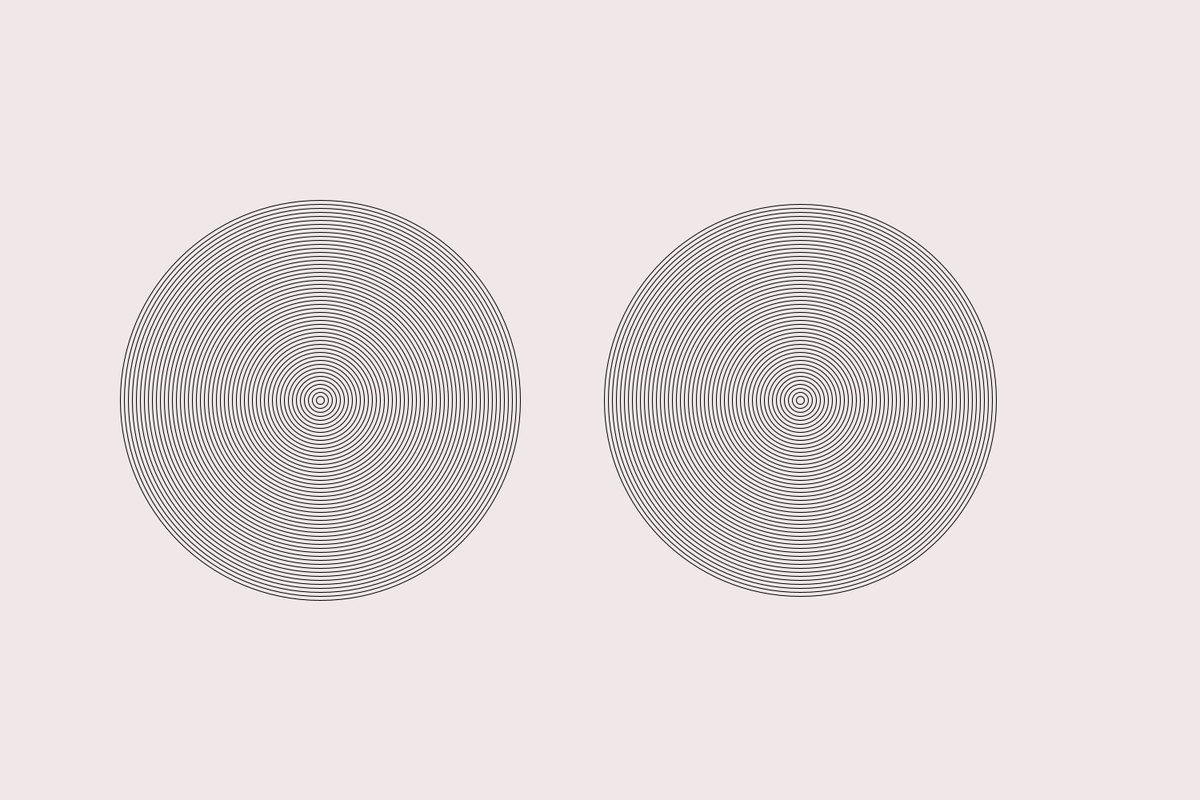
Frame 1 (no input)
Frame 60 (the mouse pressed at the canvas centre just before this capture): blank canvas, image omitted
Frame 120 (the mouse held since frame 60 and released just before this capture): blank canvas, image omitted

The Processing sketch that drew this single still picture (run headless with seeded random() and noise(); from frame 60 on, the mouse is pressed at the canvas centre):

// Processing sketch: AmazingRings
// ── AmazingRings.pde
int x1speed =5;
int x1=400;
int x2=1000;
int w=500;
int h=500;
void setup() {
  size(1500, 1000);
}

void draw() {
  background(#F0E8E8);
  if (x1>1000) {
    x1speed=5;
  } else {
   // x1=x1+speed;
  }

  w=500;
  h=500;
  for (int i = 0; i < 50; i++) {
    noFill();
    ellipse(x1, 500, w, h);
    w=w-10;
    h=h-10;
  }
  for (int k =0; k < 50; k++) {
    x1=x1+1;
  }
  for (int i = 0; i < 50; i++) {
    noFill();
    ellipse(x2, 500, w, h);
    w=w-10;
    h=h-10;
  }
  for (int c = 0; c <50; c++) {
    x2=x2-1;
  }
}
